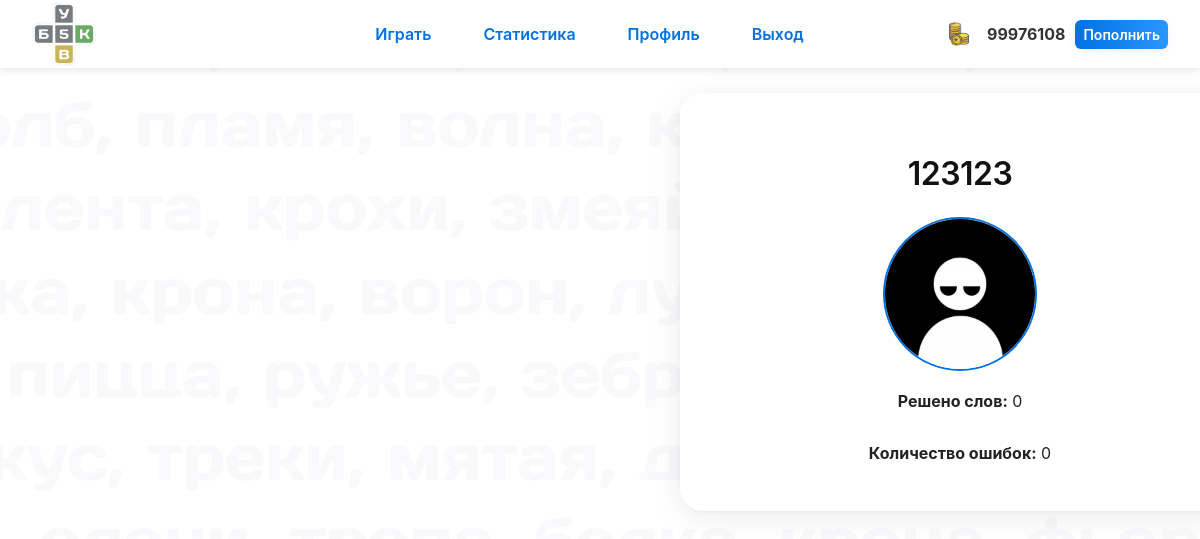
Page /profile/2 (signed in) on the committed database.
### app.py (models this page shows, shortened)
class User(UserMixin, db.Model):
    id = db.Column(db.Integer, primary_key=True)
    username = db.Column(db.String(50), unique=True, nullable=False)
    password_hash = db.Column(db.String(128), nullable=False)
    solved_count = db.Column(db.Integer, default=0)
    total_errors = db.Column(db.Integer, default=0)  # Общее количество
    solved_day = db.Column(db.Integer, default=0)
    solved_week = db.Column(db.Integer, default=0)
    solved_month = db.Column(db.Integer, default=0)
    stats_updated_at = db.Column(db.DateTime, default=datetime.utcnow)
    avatar_url = db.Column(db.String(255), nullable=True)
    coin_balance = db.Column(db.Integer, default=0)
    win_streak = db.Column(db.Integer, default=0)

### app.py (the view)
@app.route('/profile/<int:user_id>')
@login_required
def profile_view(user_id):
    user = User.query.get_or_404(user_id)
    editable = (user.id == current_user.id)
    all_achievements = Achievement.query.all()
    user_achievements = UserAchievement.query.filter_by(user_id=user.id).all()
    user_achievement_ids = {ua.achievement_id for ua in user_achievements}
    user_achievement_dates = {ua.achievement_id: ua.achieved_at for ua in user_achievements}
    return render_template(
        'profile.html',
        user=user,
        editable=editable,
        all_achievements=all_achievements,
        user_achievement_ids=user_achievement_ids,
        user_achievement_dates=user_achievement_dates
    )

### app.py (called while the page is built)
@login_manager.user_loader
def load_user(user_id):
    return User.query.get(int(user_id))

@app.context_processor
def inject_balance():
    if current_user.is_authenticated:
        return {'coin_balance': current_user.coin_balance}
    return {'coin_balance': None}

### templates/profile.html (shortened to what this page needs)
{% extends "base.html" %}
{% block body %}
<div class="page-container">
<main class="container" role="main" aria-label="Профиль пользователя">
  <h1>{{ user.username }}</h1>
  <div class="profile-photo">
    {% if user.avatar_url %}
      <img src="{{ url_for('static', filename='avatars/' + user.avatar_url) }}" alt="Аватар {{ user.username }}" width="150" height="150" />
    {% else %}
      <img src="{{ url_for('static', filename='default_avatar.png') }}" alt="Аватар по умолчанию" width="150" height="150" />
    {% endif %}
  </div>
<p><strong>Решено слов:</strong> {{ user.solved_count }}</p>
<p><strong>Количество ошибок:</strong> {{ user.total_errors }}</p>
</div>
{% endblock %}

### templates/base.html (shortened to what this page needs)
<!DOCTYPE html>
<html lang="ru">
<head>
  <link rel="stylesheet" href="{{ url_for('static', filename='style.css') }}" />
</head>
<body>
<header class="site-header">
<nav class="nav-container" role="navigation" aria-label="Главное меню">
  <div style="width: 200px;">
    <div class="nav-logo" style="text-decoration: none;">
      <img src="{{ url_for('static', filename='logo.png') }}" alt="Логотип 5 Букв" />
    </div>
  </div>
  <ul id="primary-navigation" class="nav-list">
    <li><a href="{{ url_for('home') }}">Играть</a></li>
    <li><a href="{{ url_for('statistics') }}">Статистика</a></li>
    {% if current_user.is_authenticated %}
      <li><a href="{{ url_for('profile') }}">Профиль</a></li>
      <li><a href="{{ url_for('logout') }}">Выход</a></li>
    {% else %}
      <li><a href="{{ url_for('register') }}">Регистрация</a></li>
      <li><a href="{{ url_for('login') }}">Войти</a></li>
    {% endif %}
  </ul>
  <div class="balance">
    {% if coin_balance is not none %}
      <img src="{{ url_for('static', filename='coin.png') }}" alt="Монетки" />
      <strong>{{ coin_balance }}</strong>
      <a href="{{ url_for('buy_coins') }}" class="btn btn-small">Пополнить</a>
    {% endif %}
  </div>
</nav>
</header>
  {% block body %}{% endblock %}
</body>
</html>

### static/style.css (style rules this page uses)
html, body { height: 100%; overflow-y: auto !important; -webkit-overflow-scrolling: touch; }
body { font-family: -apple-system, BlinkMacSystemFont, "Segoe UI", Roboto, Arial, sans-serif; background-image: url("back.png"); margin: 0; padding: 0; min-height: 100vh; color: #222; overflow: hidden; }
.container { max-width: 560px; width: 95vw; background: #fff; border-radius: 22px; box-shadow: 0 6px 32px rgba(0,0,0,0.08), 0 1.5px 4px rgba(0,0,0,0.03); padding: 40px 24px 32px 24px; display: flex; flex-direction: column; align-items: center; box-sizing: border-box; justify-content: center; }
h1, h2 { font-weight: 600; letter-spacing: -0.5px; margin-bottom: 24px; color: #111; }
.btn { background: linear-gradient(90deg, #0071e3 0%, #2997ff 100%); color: #fff; border: none; padding: 12px 0; border-radius: 12px; font-size: 17px; font-weight: 600; cursor: pointer; box-shadow: 0 2px 8px rgba(0,113,227,0.08); transition: background 0.2s, box-shadow 0.2s; width: 100%; user-select: none; }
.site-header { width: 100%; background-color: #fff; box-shadow: 0 2px 8px rgba(0,0,0,0.1); padding: 0; position: sticky; top: 0; z-index: 1000; }
.nav-container { display: flex; align-items: center; justify-content: space-between; max-width: 100%; margin: 0 auto; padding: 0 32px; min-height: 68px; }
.nav-list { display: flex; align-items: center; gap: 28px; list-style: none; margin: 0; padding: 0; flex: 1; justify-content: center; }
.nav-list li { display: flex; align-items: center; }
.nav-list a { text-decoration: none; color: #0071e3; font-weight: 600; font-size: 16px; padding: 8px 12px; border-radius: 8px; transition: background-color 0.2s ease; }
.nav-logo img { height: 64px; width: auto; display: block; }
.page-container { display: flex; justify-content: center; box-sizing: border-box; width: 1920px; align-items: start; min-height: 100vh; margin: 25px auto 60px auto; gap: 25px; }
.rules-container>h2,p { text-align: center; }
.profile-photo img { border-radius: 50%; border: 2px solid #0071e3; object-fit: cover; }
a { color: #0071e3; text-decoration: none; }
.balance { font-weight: 600; font-size: 16px; color: #333; line-height: 1.5; display: flex; align-items: center; gap: 10px; }
.balance .btn-small { font-size: 14px; padding: 4px 8px; text-decoration: none; background-color: #0071e3; color: white; border-radius: 6px; }
.balance img { vertical-align: middle; width: 24px; height: 24px; margin-right: 6px; }
.btn-small { background-color: #0071e3; color: white; padding: 8px 16px; border-radius: 6px; border: none; cursor: pointer; font-weight: 600; font-size: 14px; transition: background-color 0.2s ease; user-select: none; }

### rows in the picture
User: coin_balance "99976108"
User: username "123123", solved_count "0", total_errors "0"
